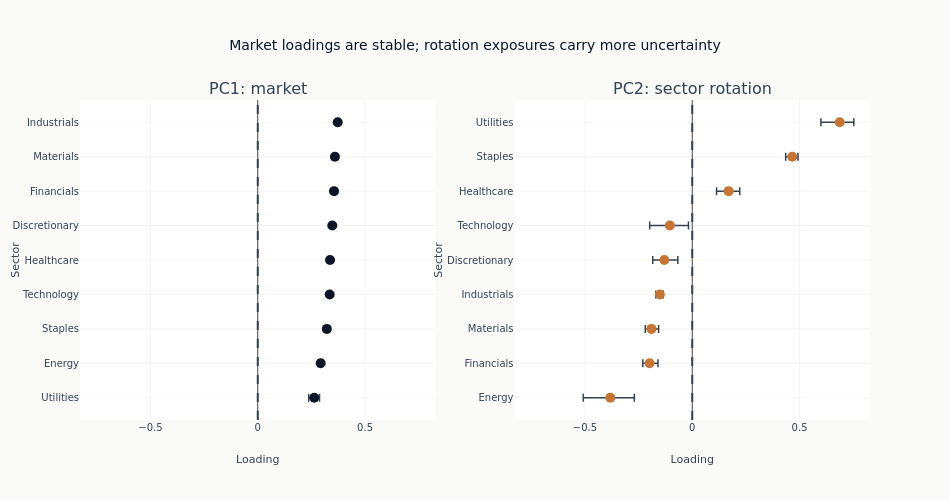

Notebook source saved alongside this figure:
### Markdown cell above
Apply shared loading units and a message-first title before rendering both components.

### Code cell
fig.update_layout(
    title="Market loadings are stable; rotation exposures carry more uncertainty",
    width=950,
    height=500,
)
loading_limit = 1.1 * max(abs(loading_lower.min()), abs(loading_upper.max()))
fig.update_xaxes(title_text="Loading", range=[-loading_limit, loading_limit])
fig.update_yaxes(title_text="Sector")
fig.show()

### Figure 1 — Plotly figure (JSON) as saved in the notebook; plotly's stock layout.template omitted (floating-point values rounded to 4 significant figures)
{"data": [{"error_x": {"array": [0.02442, 0.008968, 0.005188, 0.005938, 0.004756, 0.00679, 0.004849, 0.00649, 0.008646], "arrayminus": [0.02589, 0.01323, 0.005376, 0.005623, 0.005085, 0.006699, 0.004799, 0.007509, 0.008992], "color": "#334155", "symmetric": false, "thickness": 1.5, "type": "data"}, "marker": {"color": "#0a1628", "size": 10}, "mode": "markers", "showlegend": false, "type": "scatter", "x": [0.2633, 0.2932, 0.3218, 0.3351, 0.3368, 0.3472, 0.3554, 0.3597, 0.3726], "xaxis": "x", "y": ["Utilities", "Energy", "Staples", "Technology", "Healthcare", "Discretionary", "Financials", "Materials", "Industrials"], "yaxis": "y"}, {"error_x": {"array": [0.112, 0.03916, 0.03338, 0.01596, 0.06288, 0.08677, 0.05186, 0.02656, 0.06625], "arrayminus": [0.1259, 0.03151, 0.02867, 0.01881, 0.05415, 0.09408, 0.05616, 0.0308, 0.08717], "color": "#334155", "symmetric": false, "thickness": 1.5, "type": "data"}, "marker": {"color": "#C87533", "size": 10}, "mode": "markers", "showlegend": false, "type": "scatter", "x": [-0.3819, -0.1989, -0.1902, -0.151, -0.1299, -0.1044, 0.1694, 0.4662, 0.6866], "xaxis": "x2", "y": ["Energy", "Financials", "Materials", "Industrials", "Discretionary", "Technology", "Healthcare", "Staples", "Utilities"], "yaxis": "y2"}], "layout": {"annotations": [{"font": {"size": 16}, "showarrow": false, "text": "PC1: market", "x": 0.225, "xanchor": "center", "xref": "paper", "y": 1.0, "yanchor": "bottom", "yref": "paper"}, {"font": {"size": 16}, "showarrow": false, "text": "PC2: sector rotation", "x": 0.775, "xanchor": "center", "xref": "paper", "y": 1.0, "yanchor": "bottom", "yref": "paper"}], "height": 500, "shapes": [{"line": {"color": "#334155", "dash": "dash"}, "type": "line", "x0": 0, "x1": 0, "xref": "x", "y0": 0, "y1": 1, "yref": "y domain"}, {"line": {"color": "#334155", "dash": "dash"}, "type": "line", "x0": 0, "x1": 0, "xref": "x2", "y0": 0, "y1": 1, "yref": "y2 domain"}], "title": {"text": "Market loadings are stable; rotation exposures carry more uncertainty"}, "width": 950, "xaxis": {"anchor": "y", "domain": [0.0, 0.45], "range": [-0.8282, 0.8282], "title": {"text": "Loading"}}, "xaxis2": {"anchor": "y2", "domain": [0.55, 1.0], "range": [-0.8282, 0.8282], "title": {"text": "Loading"}}, "yaxis": {"anchor": "x", "domain": [0.0, 1.0], "title": {"text": "Sector"}}, "yaxis2": {"anchor": "x2", "domain": [0.0, 1.0], "title": {"text": "Sector"}}}}
